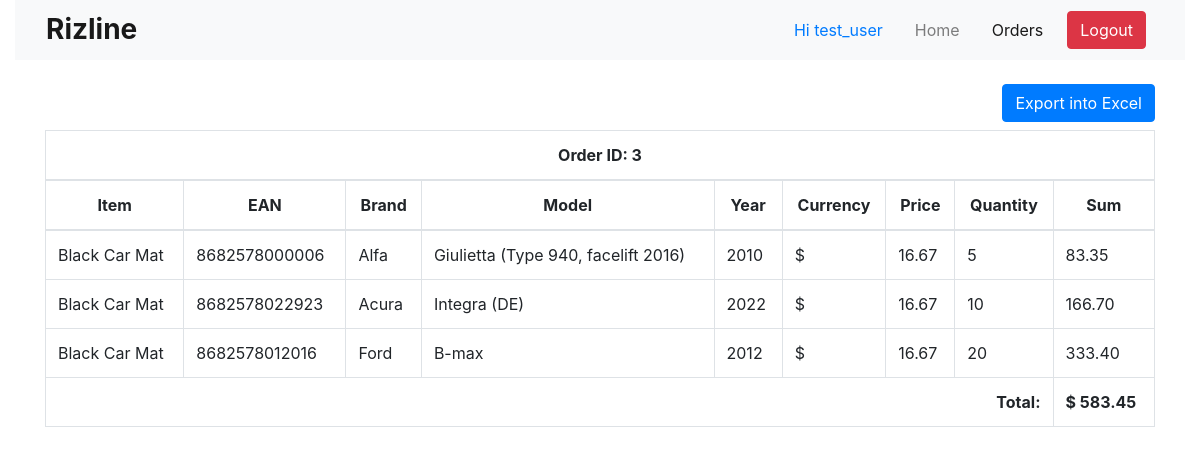
The app's page /order_details.php?order_id=3 (signed in) with its own data.
### tables this page shows
CREATE TABLE `order_lines` (
  `ol_id` int NOT NULL,
  `order_id` int NOT NULL,
  `item_id` int NOT NULL,
  `quantity` int NOT NULL,
  `price` decimal(10,2) NOT NULL,
  `created_at` timestamp NOT NULL DEFAULT CURRENT_TIMESTAMP
);

CREATE TABLE `rizline_list` (
  `ID` int NOT NULL,
  `ITEM` varchar(255) DEFAULT NULL,
  `EAN` varchar(255) DEFAULT NULL,
  `BRAND` varchar(255) DEFAULT NULL,
  `MODEL` varchar(255) DEFAULT NULL,
  `YEAR` varchar(255) DEFAULT NULL,
  `QTY` varchar(255) DEFAULT NULL,
  `PRICE1` varchar(255) DEFAULT NULL,
  `PRICE2` varchar(255) DEFAULT NULL,
  `IMAGE` varchar(255) DEFAULT ''
);

### db.php (called while the page is built, shortened)
<?php
function isStaff()
{
    return $_SESSION['user_type'] == 'staff';
}
?>

### order_details.php (the view, shortened to what this page needs)
<?php
include "db.php";
$order_id = $_GET['order_id'];
?>
<!DOCTYPE html>
<html lang="en">
    <head>
        <link rel="stylesheet" href="https://cdn.jsdelivr.net/npm/bootstrap@4.4.1/dist/css/bootstrap.min.css"
>
        <link rel="stylesheet" href="https://cdn.jsdelivr.net/npm/bootstrap-icons@1.11.3/font/bootstrap-icons.min.css">
        <link rel="stylesheet" href="./style.css">
    </head>
    <body>
        <div class="container-fluid">
            <form action="" method="post">
                <?php
                include './header.php';
                ?>
                <main class="mt-4">
                    <div class="container">
                        <?php
                        $columns = (!isStaff()) ? 9 : 6;
                        ?>
                        <div class="table-responsive">
                            <div class="mb-2 text-right">
                                <button class="btn btn-primary"
                                    onclick="exportIntoExcel('<?php echo $order_id; ?>')">Export into Excel</button>
                            </div>
                            <table class="table table-bordered" id="order_details" style="width:100%">
                                <thead>
                                    <tr>
                                        <th colspan="<?php echo $columns; ?>" class="text-center"> Order ID: <?php echo $order_id; ?>
                                        </th>
                                    </tr>
                                    <tr class="text-center">
                                        <th>Item</th>
                                        <th>EAN</th>
                                        <th>Brand</th>
                                        <th>Model</th>
                                        <th>Year</th>
                                        <?php
                                        if (!isStaff()) {
                                            echo '<th>Currency</th><th>Price</th>';
                                        }
                                        ?>
                                        <th>Quantity</th>
                                        <?php
                                        if (!isStaff()) {
                                            echo '<th>Sum</th>';
                                        }
                                        ?>
                                    </tr>
                                </thead>
                                <tbody>
                                    <?php
                                    $sql3 = "SELECT * FROM order_lines WHERE `order_id` = '$order_id'";
                                    $result3 = mysqli_query($conn, $sql3);
                                    $total = 0;
                                    if (mysqli_num_rows($result3) > 0) {
                                        while ($row3 = mysqli_fetch_assoc($result3)) {
                                            $price_sign = '&dollar;';
                                            $item_id = $row3['item_id'];
                                            $sql2 = "SELECT * FROM rizline_list WHERE `ID` = '$item_id'";
                                            $result2 = mysqli_query($conn, $sql2);
                                            $row2 = mysqli_fetch_assoc($result2);
                                            if (!empty($row2)) {
                                                $item = $row2['ITEM'];
                                            } else {
                                                $item = 'NULL';
                                            }
                                            $itemTotal = $row3['quantity'] * $row3['price'];
                                            $total += $itemTotal;
                                            ?>
                                            <tr>
                                                <td>
                                                    <?php echo $item; ?>
                                                </td>
                                                <td>
                                                    <?php echo $row2['EAN']; ?>
                                                </td>
                                                <td>
                                                    <?php echo $row2['BRAND']; ?>
                                                </td>
                                                <td>
                                                    <?php echo $row2['MODEL']; ?>
                                                </td>
                                                <td>
                                                    <?php echo $row2['YEAR']; ?>
                                                </td>
                                                <?php
                                                if (!isStaff()) {
                                                    ?>
                                                    <td>
                                                        <?php
                                                            echo '<span>' . $price_sign . '</span>';
                                                        ?>
                                                    </td>
                                                    <td>
                                                        <?php echo '<span>' . number_format($row3['price'], 2, '.', ',') . '</span>'; ?>
                                                    </td>
                                                    <?php
                                                }
                                                ?>
                                                <td>
                                                    <?php echo $row3['quantity']; ?>
                                                </td>
                                                <?php
                                                if (!isStaff()) {
                                                    ?>
                                                    <td>
                                                        <?php echo '<span>' . number_format($itemTotal, 2, '.', ',') . '</span>'; ?>
                                                    </td>
                                                    <?php
                                                }
                                                ?>
                                            </tr>
                                            <?php
                                        }
                                    }
                                    ?>
                                </tbody>
                                <?php
                                if (!isStaff()) {
                                    ?>
                                    <tfoot>
                                        <tr>
                                            <td colspan="8" class="text-right"><b>Total: </b> </td>
                                            <td>
                                                <b><?php echo '<span>' . $price_sign . '</span> <span>' . number_format($total, 2, '.', ',') . '</span>'; ?></b>
                                            </td>
                                        </tr>
                                    </tfoot>
                                    <?php
                                }
                                ?>
                            </table>
                        </div>
                    </div>
                </main>
            </form>
        </div>
    </body>
</html>

### style.css (style rules this page uses)
* { scrollbar-width: thin; }
.table th, .table td { vertical-align: middle; }

### records on screen
order_lines: item.ITEM "Black Car Mat", item.EAN "8682578000006", item.BRAND "Alfa", item.MODEL "Giulietta (Type 940, facelift 2016)", item.YEAR "2010", price_sign "$", price "16.67", quantity "5", itemTotal "83.35"
order_lines: item.ITEM "Black Car Mat", item.EAN "8682578022923", item.BRAND "Acura", item.MODEL "Integra (DE)", item.YEAR "2022", price_sign "$", price "16.67", quantity "10", itemTotal "166.70"
order_lines: item.ITEM "Black Car Mat", item.EAN "8682578012016", item.BRAND "Ford", item.MODEL "B-max", item.YEAR "2012", price_sign "$", price "16.67", quantity "20", itemTotal "333.40"

### other values on screen
$_SESSION['username'] "test_user"
$order_id "3"
$price_sign "$"
$total "583.45"
